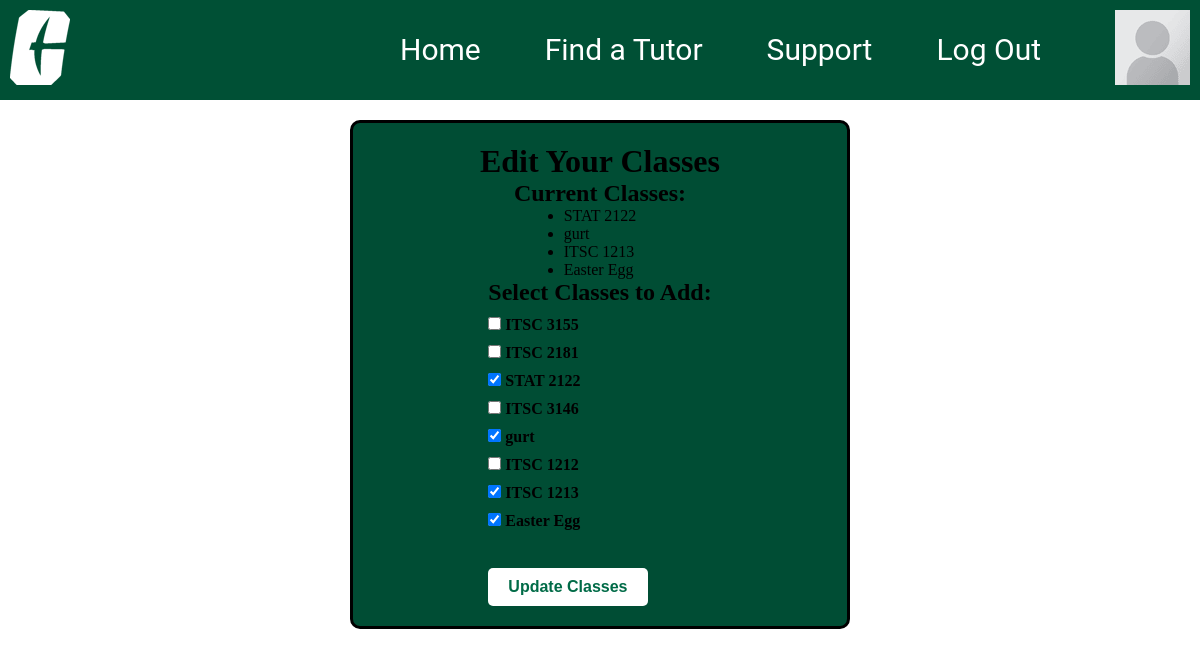
Screenshot of /edit-classes/ (signed in) with the database file from the repository.
### base/models.py (models this page shows, shortened)
class User(AbstractUser):
    email = models.EmailField(unique=True, null=True)
    bio = models.TextField(null=True)
    avatar = models.ImageField(null=True, default="profile-pic-placeholder.png")
    classes = models.ManyToManyField('Classes', blank=True)
    skills = models.TextField(null=True,blank=True)
    currentYear = models.CharField(max_length=50, null=True, blank=True)
    tutor = models.BooleanField(default=False)
    USERNAME_FIELD = 'email'
    REQUIRED_FIELDS = ['username']

class Classes(models.Model):
    name = models.CharField(max_length=100)

### base/views.py (the view)
# urls.py: path('edit-classes/', views.editClasses, name='edit-classes'),
@login_required(login_url='login')
def editClasses(request):
    user = request.user
    all_classes = Classes.objects.all()
    if request.method == 'POST':
        selected_class_ids = request.POST.getlist('classes')
        user.classes.set(selected_class_ids)
        messages.success(request, 'Your classes have been updated successfully!')
        return redirect('user-profile', pk=user.id)  # Redirect to the profile page
    return render(request, 'base/edit-classes.html', {
        'user_classes': user.classes.all(),  # Get current classes the user is enrolled in
        'all_classes': all_classes,  # Get all available classes
    })

### base/templates/base/edit-classes.html (shortened to what this page needs)
{% extends 'main.html' %}
{% block content %}
<div id="form-container">
    <div class="login-container">
<h1>Edit Your Classes</h1>
<h2>Current Classes:</h2>
<ul>
    {% for cls in user_classes %}
        <li>{{ cls.name }}</li>
    {% empty %}
        <li>No classes enrolled yet.</li>
    {% endfor %}
</ul>
<form method="post">
    <h2>Select Classes to Add:</h2>
    {% for cls in all_classes %}
        <div>
            <label>
                <input type="checkbox" name="classes" value="{{ cls.id }}"
                    {% if cls in user_classes %}checked{% endif %}>
                {{ cls.name }}
            </label>
        </div>
    {% endfor %}
    <br>
    <button type="submit">Update Classes</button>
</form>
</div>
</div>
{% endblock %}

### templates/main.html (shortened to what this page needs)
<!DOCTYPE html>
{% load static %}
<html lang="en">
  <head>
    <link rel="stylesheet" href="{% static 'style.css' %}" />
  </head>
  <body>
  {% include 'navbar.html' %}
  {% block content %}
  {% endblock %}
  </body>
</html>

### templates/navbar.html
{% load static %}
<link rel="stylesheet" href="{% static 'style.css' %}" />
<div class="bar">
    <div class="bar-left">
        <a href="{% url 'home' %}" class="navbar-pic"><img src="{% static 'images/uncc-logo.png' %}"/></a>
    </div>
    <div class="bar-right">
        <a class="navbar-text" href="{% url 'home' %}">Home</a>
        <a class="navbar-text" href="{% url 'tutor-finder' %}">Find a Tutor</a>
        <a href="{% url 'support' %}" class="navbar-text">Support</a>
        {% if request.user.is_authenticated %}
        <a href="{% url 'logout' %}" class="navbar-text">Log Out</a>
        {% else %}
        <a href="{% url 'login' %}" class="navbar-text">Log In</a>
        {% endif%}
        {% if request.user.is_authenticated %}
            <a class="navbar-pic" href="{% url 'user-profile' request.user.id %}"><img src="{{ user.avatar.url }}"/></a>
        {% else %}
            <a class="navbar-pic" href="{% url 'user-profile' request.user.id %}"><img src="{% static 'images/profile-pic-placeholder.png' %}"/></a>
        {% endif %}
    </div>
</div>

### static/style.css (style rules this page uses)
* { margin: 0; padding: 0; box-sizing: border-box; }
.bar { margin: 0px 0px 0px 0px; height: 100px; width: 100%; background-color: #005035; display: flex; align-items: flex-start; justify-content: space-between; }
.bar-right { width: 800px; display: flex; align-items: center; justify-content: space-between; }
.bar-left { display: flex; justify-content: flex-start; }
.navbar-pic { margin: 10px 10px 10px 10px; }
.navbar-text { font: 30px "roboto", sans-serif; color: white; text-decoration: none; }
.login-container { display: flex; justify-content: center; align-items: center; flex-direction: column; }
#form-container { display: flex; flex-direction: column; align-items: center; justify-content: center; margin: 20px auto; max-width: 500px; padding: 20px; background-color: #004d34; border-radius: 10px; border: solid black 3px; box-shadow: 0px 0px 10px rgba(255, 255, 255, 0.2); }
#form-container label { display: block; font-weight: bold; margin: 10px 0 5px; }
#form-container input::placeholder { color: #888; }
#form-container button[type="submit"] { background-color: white; color: #006b47; border: none; padding: 10px 20px; font-size: 1rem; font-weight: bold; border-radius: 5px; cursor: pointer; margin-top: 15px; transition: 0.3s ease-in-out; }

### rows the page displays
User: avatar (placeholder picture)
Classes: name "STAT 2122", classes "☑"
Classes: name "gurt", classes "☑"
Classes: name "ITSC 1213", classes "☑"
Classes: name "Easter Egg", classes "☑"
Classes: name "ITSC 3155"
Classes: name "ITSC 2181"
Classes: name "ITSC 3146"
Classes: name "ITSC 1212"
